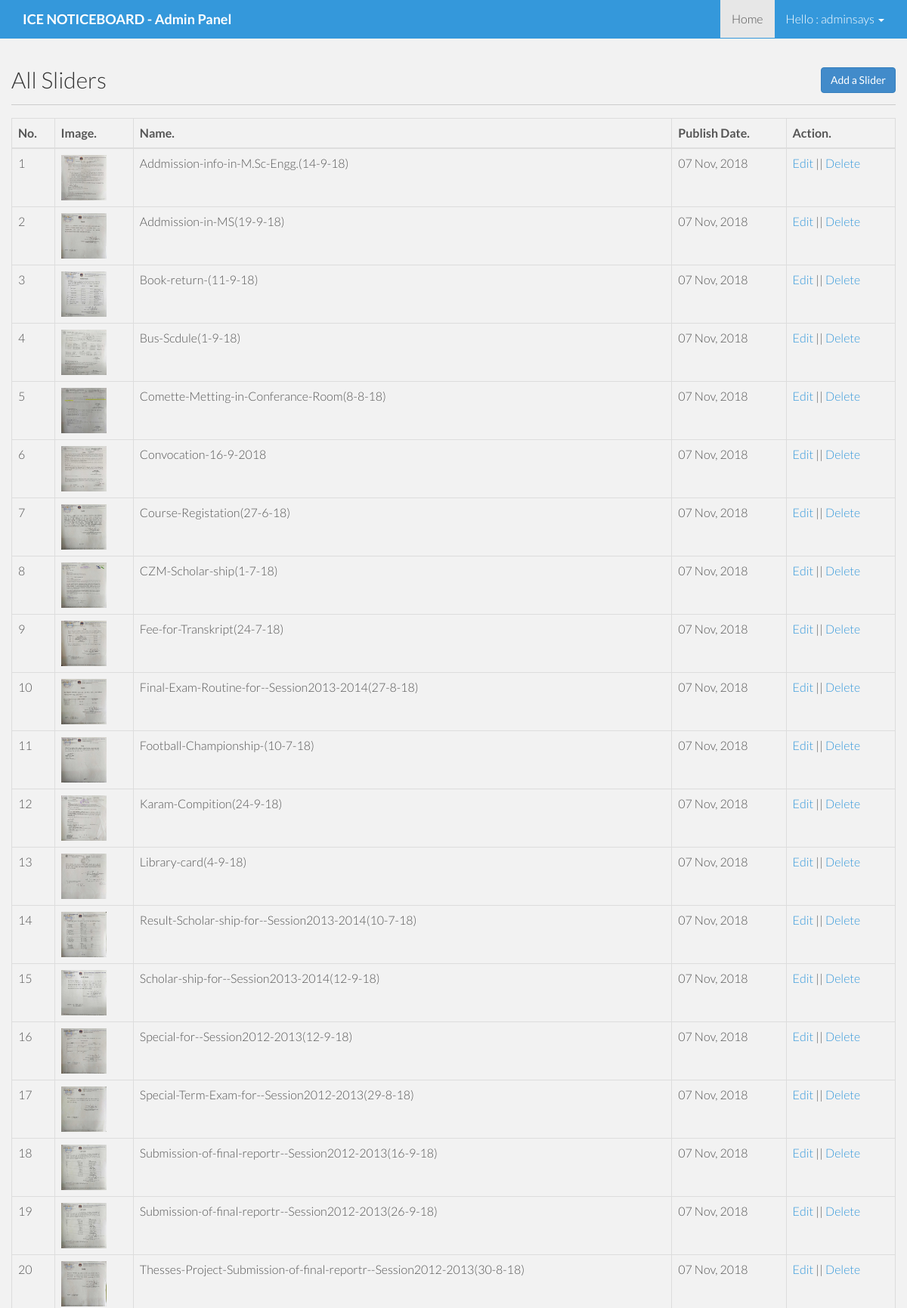
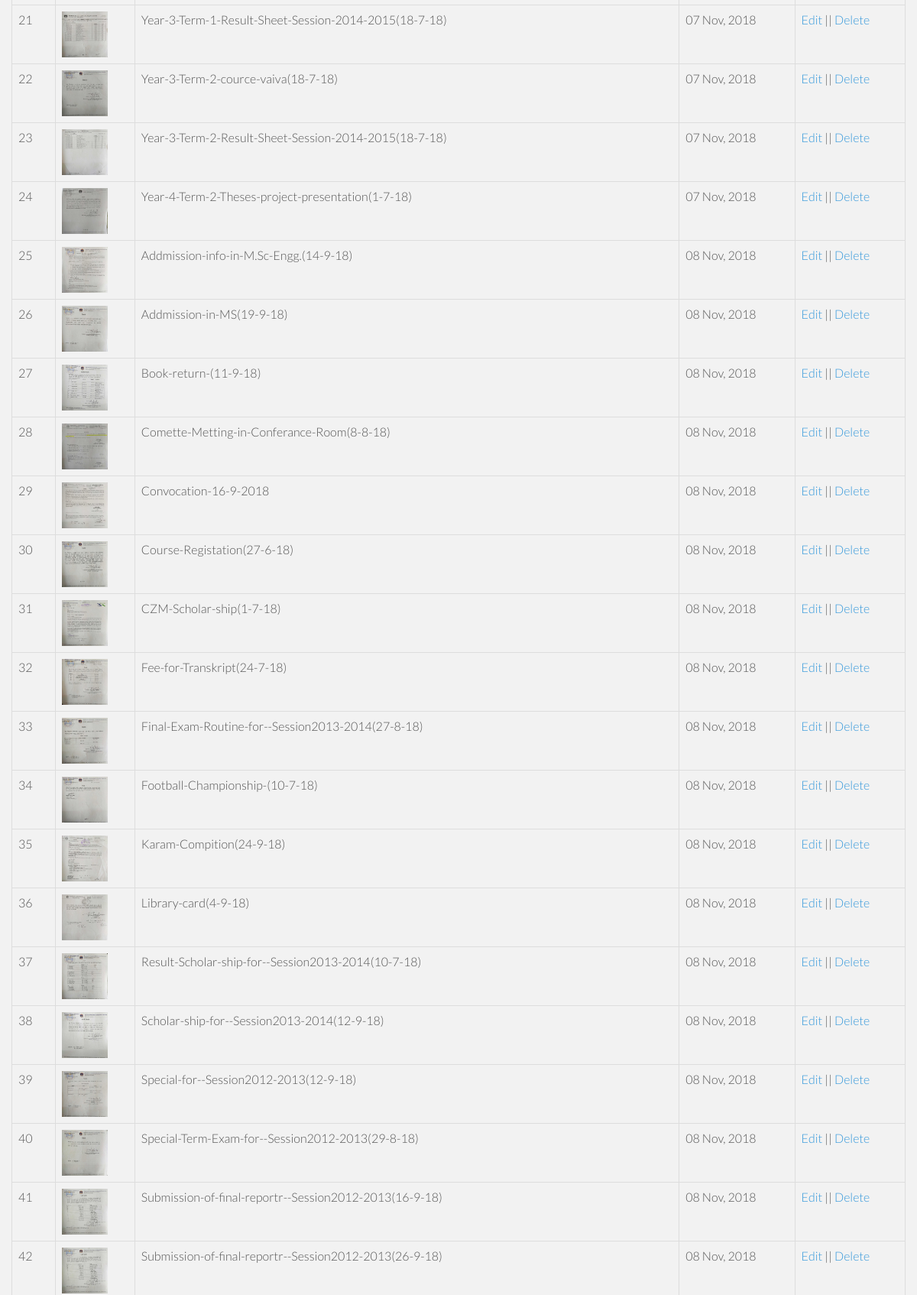
/admin/index.php (signed in, upper part), run on the app's committed database (2 pictures, top to bottom).
### tables this page shows
CREATE TABLE IF NOT EXISTS `tbl_sliders` (
  `id` int(16) NOT NULL,
  `image` varchar(256) NOT NULL,
  `name` varchar(256) NOT NULL,
  `date` timestamp NOT NULL DEFAULT CURRENT_TIMESTAMP ON UPDATE CURRENT_TIMESTAMP
);

### lib/Database.php (called while the page is built, shortened)
<?php
Class Database{
	public $host   = DB_HOST;
	public $user   = DB_USER;
	public $pass   = DB_PASS;
	public $dbname = DB_NAME;
	public $link;
	private function connectDB(){
	$this->link = new mysqli($this->host, $this->user, $this->pass, $this->dbname);
 }
	public function select($query){
		$result = $this->link->query($query) or die($this->link->error.__LINE__);
		if($result->num_rows > 0){
			return $result;
		} else {
			return false;
		}
	}
}

### admin/index.php (the view, shortened to what this page needs)
<?php include 'inc/header.php'; ?>
    <div class="container">
      <div class="row">
        <h2>All Sliders <a href="add_slider.php" class="btn btn-primary pull-right">Add a Slider</a> </h2> <hr>
             <?php
          $query = "SELECT * from tbl_sliders";
          $departments = $db->select($query);
          if($departments){ ?>
            <table class="table table-bordered" id="example">
                <thead>
                  <tr>
                    <th>No.</th>
                    <th>Image.</th>
                    <th>Name.</th>
                    <th>Publish Date.</th>
                    <th>Action.</th>
                  </tr>
                </thead>
                <tbody>
                    <?php $i=0;
                      while ($result = $departments->fetch_assoc()) { $i++;?>
                        <tr class="odd gradeX">
                          <td><?php echo $i; ?></td>
                          <td><img src="../upload/<?php echo $result['image']; ?>" width="60" height="60"/></td>
                          <td><?php echo $result['name']; ?></td>
                          <td><?php  echo date( "d M, Y", strtotime($result['date']));; ?></td>
                          <td><a href="edit_slider.php?deptid=<?php echo $result['id']; ?>">Edit</a> || <a onclick="return confirm('Are you sure to delete');" href="?del=<?php echo $result['id']; ?>">Delete</a></td>
                        </tr>
                        <?php } ?>
                </tbody>
              </table>
               <?php
                    }else{
                      echo '<center><h2 style="color:red">No Slider Created Yet...</h2></center>';
                    }
                     ?>
      </div>
    </div>
<?php include 'inc/footer.php'; ?>

### assets/css/main.css (style rules this page uses)
body { background-color: #f2f2f2; font-family: 'Lato', sans-serif; font-weight: 300; font-size: 16px; color: #555; -webkit-font-smoothing: antialiased; -webkit-overflow-scrolling: touch; }
h1, h2, h3, h4, h5, h6 { font-family: 'Lato', sans-serif; font-weight: 300; color: #333; }
a { color: #3498db; word-wrap: break-word; -webkit-transition: color 0.1s ease-in, background 0.1s ease-in; -moz-transition: color 0.1s ease-in, background 0.1s ease-in; -ms-transition: color 0.1s ease-in, background 0.1s ease-in; -o-transition: color 0.1s ease-in, background 0.1s ease-in; transition: color 0.1s ease-in, background 0.1s ease-in; }
a:before, a:after { -webkit-transition: color 0.1s ease-in, background 0.1s ease-in; -moz-transition: color 0.1s ease-in, background 0.1s ease-in; -ms-transition: color 0.1s ease-in, background 0.1s ease-in; -o-transition: color 0.1s ease-in, background 0.1s ease-in; transition: color 0.1s ease-in, background 0.1s ease-in; }
hr { display: block; height: 1px; border: 0; border-top: 1px solid #ccc; margin: 1em 0; padding: 0; }
html, body { margin:0; padding:0; height:100%; }

### data on the page
tbl_sliders: image (picture), name "Addmission-info-in-M.Sc-Engg.(14-9-18)", date "07 Nov, 2018"
tbl_sliders: image (picture), name "Addmission-in-MS(19-9-18)", date "07 Nov, 2018"
tbl_sliders: image (picture), name "Book-return-(11-9-18)", date "07 Nov, 2018"
tbl_sliders: image (picture), name "Bus-Scdule(1-9-18)", date "07 Nov, 2018"
tbl_sliders: image (picture), name "Comette-Metting-in-Conferance-Room(8-8-18)", date "07 Nov, 2018"
tbl_sliders: image (picture), name "Convocation-16-9-2018", date "07 Nov, 2018"
tbl_sliders: image (picture), name "Course-Registation(27-6-18)", date "07 Nov, 2018"
tbl_sliders: image (picture), name "CZM-Scholar-ship(1-7-18)", date "07 Nov, 2018"
tbl_sliders: image (picture), name "Fee-for-Transkript(24-7-18)", date "07 Nov, 2018"
tbl_sliders: image (picture), name "Final-Exam-Routine-for--Session2013-2014(27-8-18)", date "07 Nov, 2018"
tbl_sliders: image (picture), name "Football-Championship-(10-7-18)", date "07 Nov, 2018"
tbl_sliders: image (picture), name "Karam-Compition(24-9-18)", date "07 Nov, 2018"
tbl_sliders: image (picture), name "Library-card(4-9-18)", date "07 Nov, 2018"
tbl_sliders: image (picture), name "Result-Scholar-ship-for--Session2013-2014(10-7-18)", date "07 Nov, 2018"
tbl_sliders: image (picture), name "Scholar-ship-for--Session2013-2014(12-9-18)", date "07 Nov, 2018"
tbl_sliders: image (picture), name "Special-for--Session2012-2013(12-9-18)", date "07 Nov, 2018"
tbl_sliders: image (picture), name "Special-Term-Exam-for--Session2012-2013(29-8-18)", date "07 Nov, 2018"
tbl_sliders: image (picture), name "Submission-of-final-reportr--Session2012-2013(16-9-18)", date "07 Nov, 2018"
tbl_sliders: image (picture), name "Submission-of-final-reportr--Session2012-2013(26-9-18)", date "07 Nov, 2018"
tbl_sliders: image (picture), name "Thesses-Project-Submission-of-final-reportr--Session2012-2013(30-8-18)", date "07 Nov, 2018"
tbl_sliders: image (picture), name "Year-3-Term-1-Result-Sheet-Session-2014-2015(18-7-18)", date "07 Nov, 2018"
tbl_sliders: image (picture), name "Year-3-Term-2-cource-vaiva(18-7-18)", date "07 Nov, 2018"
tbl_sliders: image (picture), name "Year-3-Term-2-Result-Sheet-Session-2014-2015(18-7-18)", date "07 Nov, 2018"
tbl_sliders: image (picture), name "Year-4-Term-2-Theses-project-presentation(1-7-18)", date "07 Nov, 2018"
tbl_sliders: image (picture), name "Addmission-info-in-M.Sc-Engg.(14-9-18)", date "08 Nov, 2018"
tbl_sliders: image (picture), name "Addmission-in-MS(19-9-18)", date "08 Nov, 2018"
tbl_sliders: image (picture), name "Book-return-(11-9-18)", date "08 Nov, 2018"
tbl_sliders: image (picture), name "Comette-Metting-in-Conferance-Room(8-8-18)", date "08 Nov, 2018"
tbl_sliders: image (picture), name "Convocation-16-9-2018", date "08 Nov, 2018"
tbl_sliders: image (picture), name "Course-Registation(27-6-18)", date "08 Nov, 2018"
tbl_sliders: image (picture), name "CZM-Scholar-ship(1-7-18)", date "08 Nov, 2018"
tbl_sliders: image (picture), name "Fee-for-Transkript(24-7-18)", date "08 Nov, 2018"
tbl_sliders: image (picture), name "Final-Exam-Routine-for--Session2013-2014(27-8-18)", date "08 Nov, 2018"
tbl_sliders: image (picture), name "Football-Championship-(10-7-18)", date "08 Nov, 2018"
tbl_sliders: image (picture), name "Karam-Compition(24-9-18)", date "08 Nov, 2018"
tbl_sliders: image (picture), name "Library-card(4-9-18)", date "08 Nov, 2018"
tbl_sliders: image (picture), name "Result-Scholar-ship-for--Session2013-2014(10-7-18)", date "08 Nov, 2018"
tbl_sliders: image (picture), name "Scholar-ship-for--Session2013-2014(12-9-18)", date "08 Nov, 2018"
tbl_sliders: image (picture), name "Special-for--Session2012-2013(12-9-18)", date "08 Nov, 2018"
tbl_sliders: image (picture), name "Special-Term-Exam-for--Session2012-2013(29-8-18)", date "08 Nov, 2018"
tbl_sliders: image (picture), name "Submission-of-final-reportr--Session2012-2013(16-9-18)", date "08 Nov, 2018"
tbl_sliders: image (picture), name "Submission-of-final-reportr--Session2012-2013(26-9-18)", date "08 Nov, 2018"

### other printed values
Session::get('username') "adminsays"
